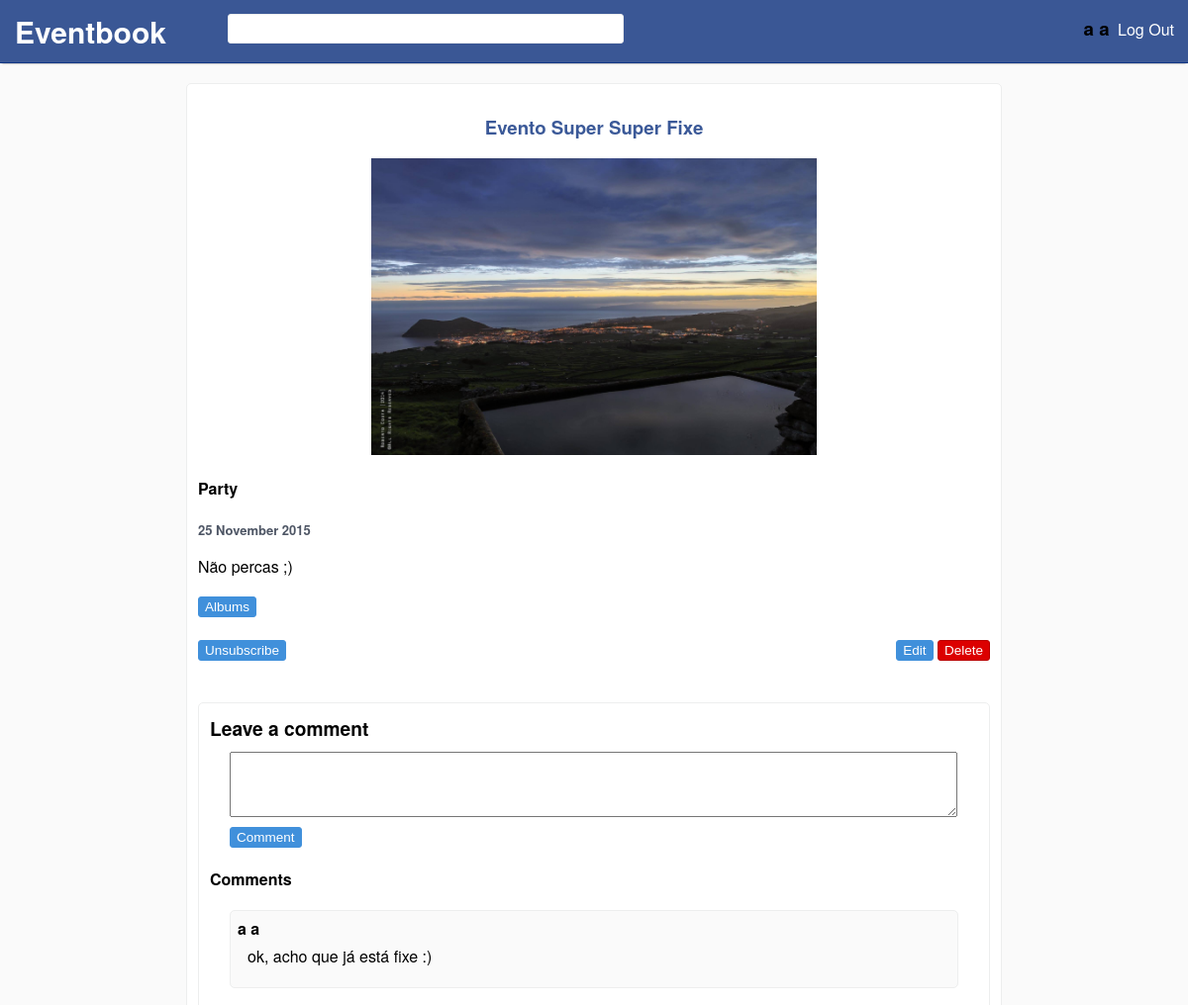
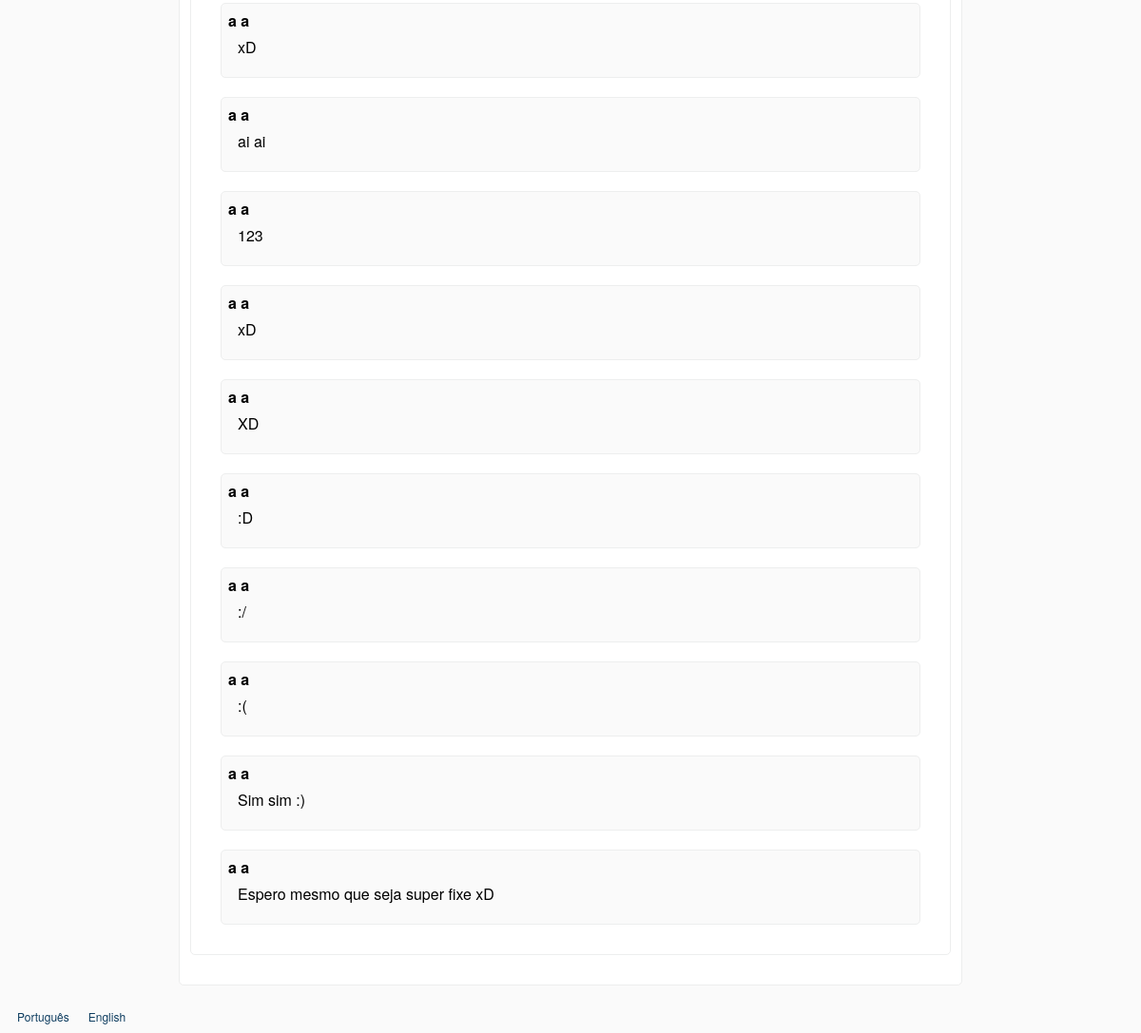
/events/12 (signed in), run on the app's committed database (2 pictures, top to bottom).
### tables this page shows
CREATE TABLE events
(
id INTEGER PRIMARY KEY,
name TEXT NOT NULL,
image TEXT NOT NULL,
creation_date DATETIME DEFAULT(DATETIME('now')),
date DATETIME NOT NULL,
description TEXT NOT NULL,
type_id INTEGER NOT NULL REFERENCES event_types(id),
user_id INTEGER NOT NULL REFERENCES users(id),
deleted BOOLEAN DEFAULT(0),
public BOOLEAN DEFAULT(1)
);

CREATE TABLE event_types
(
	id INTEGER PRIMARY KEY,
	type TEXT UNIQUE NOT NULL
);

CREATE TABLE event_comments
(
	id INTEGER PRIMARY KEY,
	event_id INTEGER NOT NULL REFERENCES events(id),
	user_id INTEGER NOT NULL REFERENCES users(id),
	date DATETIME DEFAULT(DATETIME('now')),
	text TEXT NOT NULL
);

### database/events.php (called while the page is built, shortened)
<?php
	include_once('connection.php');
	function getEventAndSubscription($event_id, $user_id)
	{
		global $db;
		$stmt = $db->prepare('SELECT events.id id,name,image,date,description,type,events.user_id user_id, public, COUNT(event_id) subscribed FROM events
			LEFT JOIN event_types ON type_id = event_types.id
			LEFT JOIN event_subscriptions ON event_id = events.id AND event_subscriptions.user_id = ?
			WHERE events.id=? AND deleted = 0
			GROUP BY event_id');
		$stmt->execute(array($user_id,$event_id));
		return $stmt->fetch();
	}
	function getEventComments($event_id, $last_id = false)
	{
		global $db;
		if ($last_id === false)
		{
			$stmt = $db->prepare('SELECT event_comments.id id, (first_name || " " || last_name) user_name, date, text FROM event_comments
				LEFT JOIN users ON user_id = users.id WHERE event_id = ? ORDER BY id DESC');
			$stmt->execute(array($event_id));
			return $stmt->fetchAll();
		}
	}
?>

### core/event_permission.php (called while the page is built, shortened)
<?php
include_once(file_exists("database/events.php") ? 'database/events.php' : '../database/events.php');
if (isSet($_SESSION['user_id']))
	$row = getEventAndSubscription($_REQUEST['id'],$_SESSION['user_id']);
else $row = getEvent($_REQUEST['id']);
if (isSet($_SESSION['user_id']))
{
	$subscribed = $row['subscribed'];
	$owner = ($_SESSION['user_id'] === $row['user_id']);
}
?>

### languages/en.php (called while the page is built, shortened)
<?php
$lang = array();
$lang['SITE_NAME'] = 'Eventbook';
$lang['REGISTER'] = 'Register';
$lang['FIRST_NAME'] = 'First Name';
$lang['FIRST_NAME_ERROR'] = 'Invalid first name.';
$lang['LAST_NAME'] = 'Last Name';
$lang['LAST_NAME_ERROR'] = 'Invalid last name.';
$lang['EMAIL'] = 'E-mail';
$lang['EMAIL_ERROR'] = "Invalid email.";
$lang['EMAIL_IN_USE'] = "Email already in use.";
$lang['CONFIRM_EMAIL'] = 'Confirm e-mail';
$lang['PASSWORD'] = 'Password';
$lang['PASSWORD_LENGTH'] = "Passwords must have at least 8 characters.";
$lang['PASSWORD_DIFF'] = "Passwords do not match.";
$lang['CONFIRM_PASSWORD'] = 'Confirm password';
$lang['LOGIN'] = 'Log In';
$lang['UNREGISTERED_EMAIL'] = 'Unregistered or invalid email.';
$lang['INVALID_PASSWORD'] = 'Invalid password.';
$lang['LOGOUT'] = 'Log Out';
$lang['MY_EVENTS'] = 'My Events';
$lang['SUBSCRIBED'] = 'Subscribed';
$lang['CREATE'] = 'Create';
$lang['PRIVATE'] = 'Private';
$lang['PUBLIC'] = 'Public';
$lang['NAME'] = 'Name';
$lang['DESCRIPTION'] = 'Description';
$lang['DATE'] = 'Date';
$lang['IMAGE'] = 'Image';
$lang['TYPE'] = 'Type';
$lang['PARTY'] = 'Party';
$lang['BUSINESS'] = 'Business';
$lang['MEETING'] = 'Meeting';
$lang['CEREMONY'] = 'Ceremony';
$lang['EDUCATIONAL'] = 'Educational';
$lang['INVALID_NAME'] = 'Invalid name.';
$lang['INVALID_DESCRIPTION'] = 'Invalid description.';
$lang['INVALID_DATE'] = 'Invalid date.';
$lang['INVALID_IMAGE'] = 'Upload a valid image.';
$lang['IMAGE_SIZE_ERROR'] = "Image's size can not be higher than 5MB.";
$lang['IMAGE_EXT_ERROR'] = 'Invalid extension (Accepted: jpg, png, gif).';
$lang['SUBSCRIBE'] = 'Subscribe';
$lang['UNSUBSCRIBE'] = 'Unsubscribe';
$lang['DELETE_MSG'] = 'Are you sure you want to delete this event?';
$lang['DELETE'] = 'Delete';
$lang['EDIT'] = 'Edit';
$lang['SAVE'] = 'Save';
$lang['ALBUMS'] = 'Albums';
$lang['LEAVE_A_COMMENT'] = 'Leave a comment';
$lang['COMMENTS'] = 'Comments';
$lang['MAKE_COMMENT'] = 'Comment';
$lang['NO_COMMENTS_YET'] = 'There are no comments yet.';
$lang['1'] = 'January';
$lang['2'] = 'February';
$lang['3'] = 'March';
$lang['4'] = 'April';
$lang['5'] = 'May';
$lang['6'] = 'June';
$lang['7'] = 'July';
$lang['8'] = 'August';
$lang['9'] = 'September';
?>

### templates/comments.php (the view, shortened to what this page needs)
<div id="comments-box" class="box" <?php if (!$subscribed && !$owner) echo 'style="display:none"' ?> >
	<div>
		<h2><?php echo $lang['LEAVE_A_COMMENT']?></h2>
		<textarea id="comment-area" name="comment" rows='4'></textarea>
		<button id="comment-button" class="button"><?php echo $lang['MAKE_COMMENT']?></button>
	</div>
	<div>
		<h3><?php echo $lang['COMMENTS']?></h3>
		<ul id="comments-list">
			<?php
			$comments = getEventComments($_GET['id']);
			if (empty($comments)) {
				echo '<div id="last-comment-id" style="display:none">0</div>';
				echo '<p id="no-comments-yet">'.$lang['NO_COMMENTS_YET'].'</p>';
			}
			else
			{
				foreach ($comments as $row)
				{
					echo '<li class="comment">';
					echo '<div class="author">'.$row['user_name'].'</div>';
					echo '<div class="comment-text">'.$row['text'].'</div></li>';
				}
			}
			?>
		</ul>
	</div>
</div>

### templates/event.php (shortened to what this page needs)
<?php
include_once("core/event_permission.php");
?>
<!DOCTYPE html>
<html>
<head>
	<link rel="stylesheet" href="../styles.css">
</head>
<body>
	<div id="wrapper">
		<?php include('templates/header.php'); ?>
		<div id="content" >
			<div class="box center default-width">
				<h3><?php echo $row['name'] ?></h3>
				<div class="div-event-image-big" style="background-image:url(<?php echo '../'.$row['image'] ?>)"></div>
				<h4><?php echo $lang[$row['type']] ?></h4>
				<p id="date"><?php
				$dateParts = explode("-", $row['date']);
				$date = $dateParts[2]." ".$lang[$dateParts[1]]." ".$dateParts[0];
				echo $date ?></p>
				<p><?php echo $row['description'] ?></p>
				<?php
				if (isSet($_SESSION['user_id']))
				{
					echo '<div><a id="albums-button" class="button" href="'.$_GET['id'].'/albums">'.$lang['ALBUMS'].'</a></div>';
					echo '<button id="unsubscribe" style="'.($subscribed?'':'display:none').'" class="subscription button">'.$lang['UNSUBSCRIBE'].'</button>';
					if ($owner)
					{ ?>
						<div id="del-edit-div">
							<a id="edit-button" class='button' href='<?php echo $_GET['id']."/edit"; ?>'><?php echo $lang['EDIT'] ?></a>
							<button id="delete-button" class='button'><?php echo $lang['DELETE'] ?></button>
						</div>
					<?php
					}
					if ($owner || $row['public'])
					{
						echo '<div class="addthis_sharing_toolbox share"></div>';
					}
					include('templates/comments.php');
				}
				?>
			</div>
		</div>
		<?php include('templates/footer.php'); ?>
	</div>
</body>
</html>

### styles.css (style rules this page uses)
html, body { margin:0; padding:0; height:100%; background: #fafafa; font-family: 'proxima-nova','Helvetica Neue',Arial,Helvetica,sans-serif; }
#wrapper { min-height:100%; position:relative; }
#content { padding-bottom:50px; }
.box { background-color: #fff; border: 1px solid #edeeee; border-radius: 5px; margin: 0; margin-bottom: 20px; padding: 11px; }
.button { color: #fff; background-color: #4090db; border-color: #4090db; border-radius: 3px; border-style: solid; border-width: 1px; cursor: pointer; padding: 2px 6px; font: 13.5px Arial; text-decoration: none; box-sizing: border-box; display: inline-block; }
.div-event-image-big { width: 100%; height: 300px; background-size: contain; background-position: center; background-repeat: no-repeat; }
.box.center > #date { color: #4e5665; font-weight: bold; font-size: 13px; }
.box.center > h3 { text-align: center; color: #3b5998; }
.share { padding: 12px 0 0; height: 20px; }
#del-edit-div { float: right; }
#delete-button { background-color: #dc0000; border-color: #ba0000; }
.default-width { width: 800px; }
.center { margin: 20px auto 0; }
#comments-box { margin-top: 10px; width:97% }
#comments-box h2 { margin:0 0 10px 0; font-size: 1.2em; }
#comments-box h3 { margin:0 0 10px 0; font-size: 1em; }
#comments-box button { margin: 10px 0 20px; }
#comments-box ul { padding-left: 0; }
#comment-area { display:block; resize:vertical; width: 94%; }
#comment-area, #comments-box button { margin-left: 20px; }
.comment { padding: 6px 20px 20px 7px; margin: 20px; background-color: #fafafa; border: 1px solid #edeeee; border-radius: 5px; list-style-type: none; }
.author { font-weight: bold; margin: 0; padding: 0; }
.comment-text { margin-left: 10px; margin-top: 5px; word-wrap: break-word; }
#albums-button { margin-bottom: 20px; }

### data on the page
events: name "Evento Super Super Fixe", image (picture), type.type "Party", date "25 November 2015", description "Não percas ;)"
event_comments: user_name "a a", text "ok, acho que já está fixe :)"
event_comments: user_name "a a", text "xD"
event_comments: user_name "a a", text "ai ai"
event_comments: user_name "a a", text "123"
event_comments: user_name "a a", text "xD"
event_comments: user_name "a a", text "XD"
event_comments: user_name "a a", text ":D"
event_comments: user_name "a a", text ":/"
event_comments: user_name "a a", text ":("
event_comments: user_name "a a", text "Sim sim :)"
event_comments: user_name "a a", text "Espero mesmo que seja super fixe xD"

### other printed values
$lang['SITE_NAME'] "Eventbook"
getFullName($_SESSION['user_id']) "a a"
$lang['LOGOUT'] "Log Out"
$lang['ALBUMS'] "Albums"
$lang['UNSUBSCRIBE'] "Unsubscribe"
$lang['EDIT'] "Edit"
$lang['DELETE'] "Delete"
$lang['LEAVE_A_COMMENT'] "Leave a comment"
$lang['MAKE_COMMENT'] "Comment"
$lang['COMMENTS'] "Comments"
